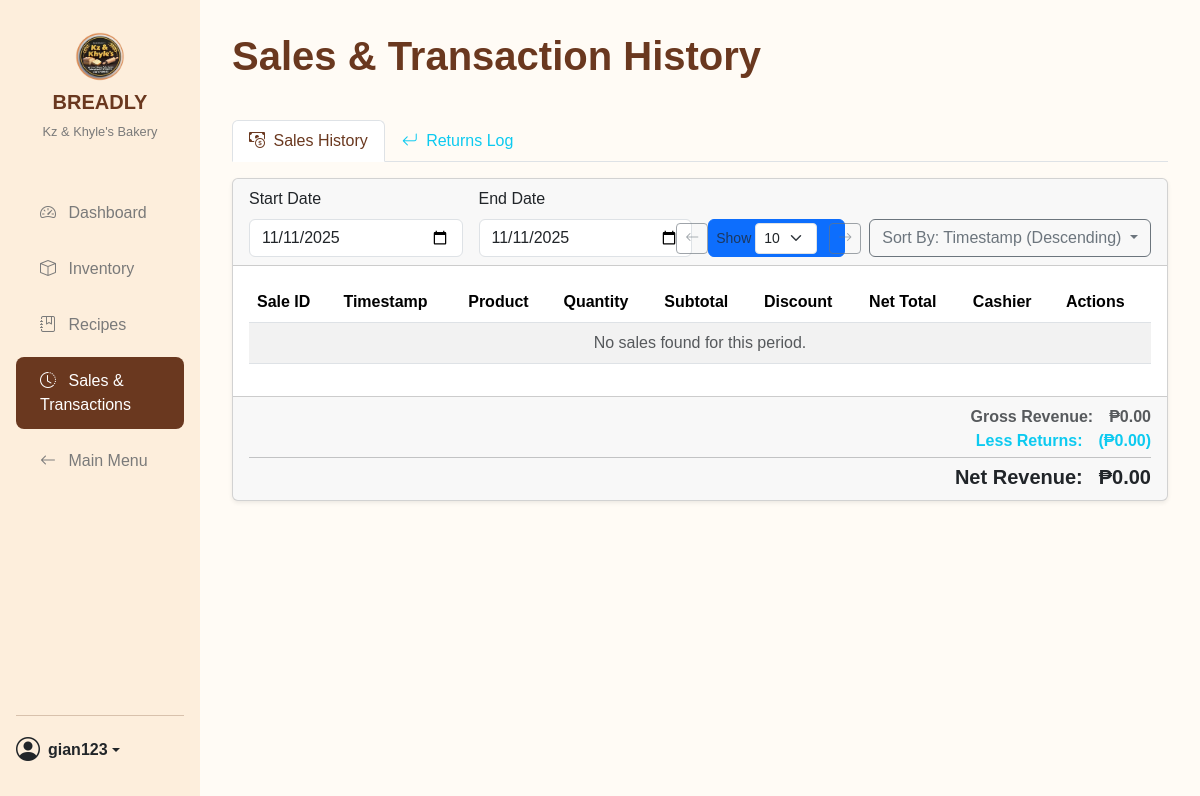
The page /nav/sales_history.php (signed in) on the database as committed earlier.
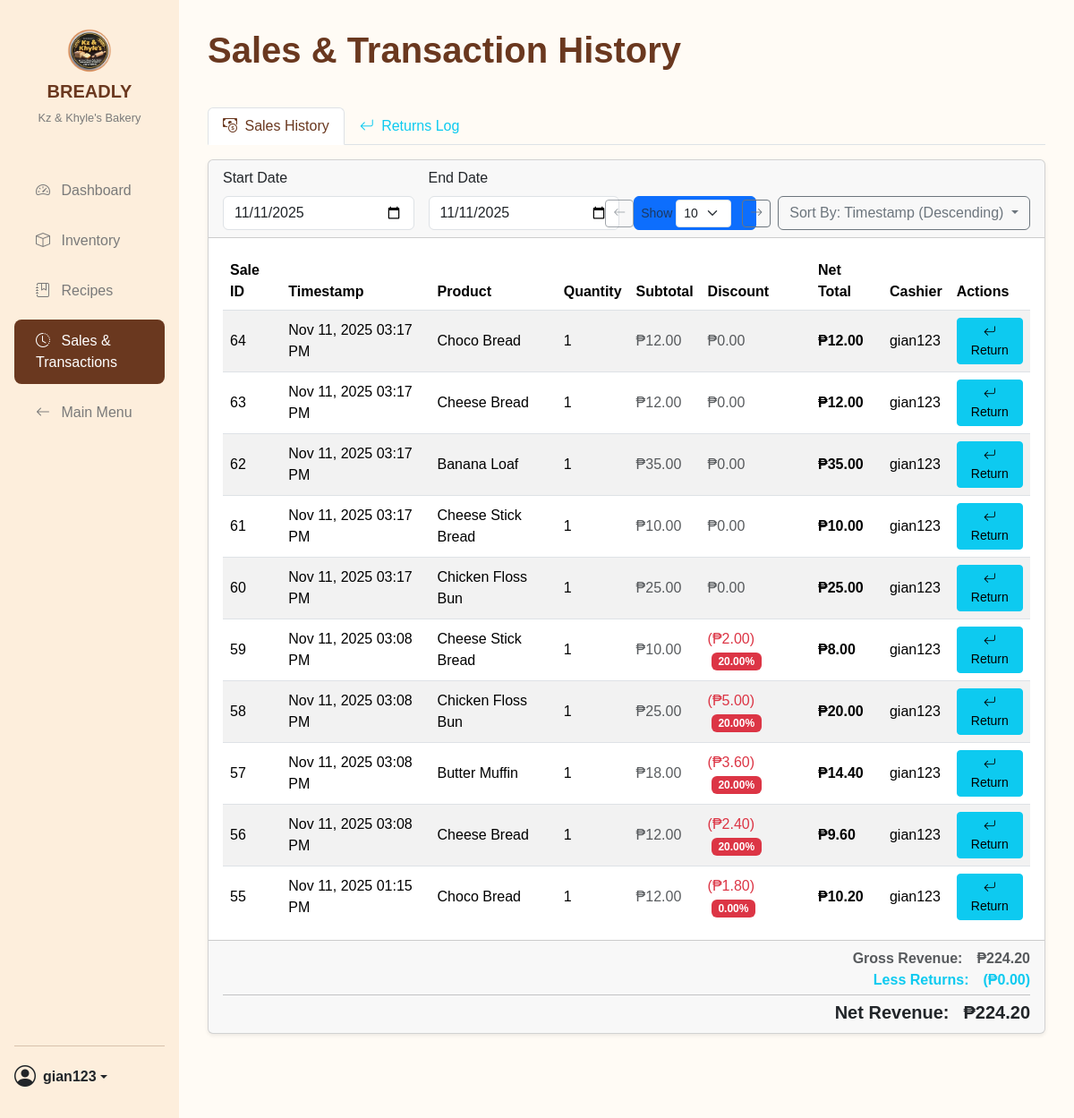
The same page on the database as committed later.
### tables this page shows
CREATE TABLE `sales` (
  `sale_id` int(11) NOT NULL,
  `product_id` int(11) DEFAULT NULL,
  `user_id` int(11) DEFAULT NULL,
  `qty_sold` int(11) DEFAULT NULL,
  `total_price` decimal(10,2) DEFAULT NULL,
  `discount_percent` decimal(5,2) NOT NULL DEFAULT 0.00,
  `qty_returned` int(11) NOT NULL DEFAULT 0,
  `timestamp` datetime DEFAULT current_timestamp() COMMENT 'Was DATE, now DATETIME'
);

CREATE TABLE `products` (
  `product_id` int(11) NOT NULL,
  `name` varchar(100) NOT NULL,
  `price` decimal(10,2) NOT NULL,
  `image_url` varchar(255) DEFAULT NULL,
  `status` enum('available','recalled','discontinued') NOT NULL DEFAULT 'available',
  `stock_qty` int(11) DEFAULT 0,
  `stock_unit` varchar(20) NOT NULL DEFAULT 'pcs',
  `is_sellable` tinyint(1) NOT NULL DEFAULT 1 COMMENT '1 = Appears on POS, 0 = Intermediate product',
  `batch_size` int(11) NOT NULL DEFAULT 1 COMMENT 'Number of units produced per recipe'
);

CREATE TABLE `users` (
  `user_id` int(11) NOT NULL,
  `username` varchar(100) NOT NULL,
  `password` varchar(255) DEFAULT NULL,
  `role` enum('manager','cashier') NOT NULL,
  `email` varchar(150) DEFAULT NULL,
  `phone_number` varchar(11) DEFAULT NULL,
  `enable_daily_report` tinyint(1) NOT NULL DEFAULT 0 COMMENT 'For daily SMS reports',
  `created_at` timestamp NOT NULL DEFAULT current_timestamp()
);

### db_connection.php (called while the page is built, shortened)
<?php
class Database {
    private $host = 'localhost';
    private $db_name = 'bakery';
    private $username = 'root';
    private $password = '';
    private $conn;
    private function connect() {
        try {
            $this->conn = new PDO(
                "mysql:host={$this->host};dbname={$this->db_name};charset=utf8mb4",
                $this->username,
                $this->password
            );
            $this->conn->setAttribute(PDO::ATTR_ERRMODE, PDO::ERRMODE_EXCEPTION);
        } catch (PDOException $e) {
            die("Connection failed: " . $e->getMessage());
        }
    }
    public function getConnection() {
        return $this->conn;
    }
}
?>

### src/SalesManager.php (called while the page is built, shortened)
<?php
require_once '../db_connection.php';
class SalesManager {
    private $conn;
    public function __construct() {
        $db = new Database();
        $this->conn = $db->getConnection();
    }
    public function getSalesHistory($date_start, $date_end, $sort_column, $sort_direction) {
        try {
            $stmt = $this->conn->prepare("CALL ReportGetSalesHistory(?, ?, ?, ?)");
            $stmt->execute([$date_start, $date_end, $sort_column, $sort_direction]);
            return $stmt->fetchAll(PDO::FETCH_ASSOC);
        } catch (PDOException $e) {
            return [];
        }
    }
}
?>

### nav/sales_history.php (the view, shortened to what the rows shown need)
<?php
require_once "../src/SalesManager.php";
$salesManager = new SalesManager();
$date_start = $_GET["date_start"] ?? date("Y-m-d");
$date_end = $_GET["date_end"] ?? date("Y-m-d");
$active_tab = $_GET["active_tab"] ?? "sales";
$sort_column = $_GET["sort"] ?? "date";
$sort_direction = $_GET["order"] ?? "DESC";
$sales = $salesManager->getSalesHistory(
    $date_start,
    $date_end,
    $sort_column,
    $sort_direction
);
?>
<!DOCTYPE html>
<html lang="en">
<head>
    <link href="https://cdn.jsdelivr.net/npm/bootstrap@5.3.3/dist/css/bootstrap.min.css" rel="stylesheet">
    <link rel="stylesheet" href="https://cdn.jsdelivr.net/npm/bootstrap-icons@1.11.3/font/bootstrap-icons.css">
    <link rel="stylesheet" href="../styles/global.css">
    <link rel="stylesheet" href="../styles/dashboard.css">
</head>
<body class="dashboard">
<div class="container-fluid">
    <div class="row">
        <main class="col-lg-10 col-md-9 main-content">
            <div class="header">
                <h1>Sales & Transaction History</h1>
            </div>
            <div class="tab-content" id="historyTabContent">
                <div class="tab-pane fade <?php echo $active_tab === "sales"
                    ? "show active"
                    : ""; ?>" id="sales-pane" role="tabpanel">
                    <div class="card shadow-sm mt-3">
                        <div class="card-body">
                            <div class="table-responsive">
                                <table class="table table-striped table-hover align-middle">
                                    <thead>
                                        <tr>
                                            <th>Sale ID</th>
                                            <th>Timestamp</th>
                                            <th>Product</th>
                                            <th>Quantity</th>
                                            <th>Subtotal</th>
                                            <th>Discount</th>
                                            <th>Net Total</th>
                                            <th>Cashier</th>
                                            <th>Actions</th>
                                        </tr>
                                    </thead>
                                    <tbody id="sales-table-body">
                                        <?php if (empty($sales)): ?>
                                            <tr>
                                                <td colspan="9" class="text-center text-muted">No sales found for this period.</td> </tr>
                                        <?php else: ?>
                                            <?php foreach ($sales as $sale): ?>
                                            <?php $qty_available_to_return =
                                                $sale["qty_sold"] -
                                                $sale["qty_returned"]; ?>
                                            <tr>
                                                <td><?php echo $sale[
                                                    "sale_id"
                                                ]; ?></td>
                                                <td><?php echo htmlspecialchars(
                                                    date(
                                                        "M d, Y h:i A",
                                                        strtotime($sale["date"])
                                                    )
                                                ); ?></td>
                                                <td><?php echo htmlspecialchars(
                                                    $sale["product_name"]
                                                ); ?></td>
                                                <td>
                                                    <?php echo htmlspecialchars(
                                                        $sale["qty_sold"]
                                                    ); ?>
                                                </td>
                                                <td class="text-muted">₱<?php echo htmlspecialchars(
                                                    number_format(
                                                        $sale["subtotal"],
                                                        2
                                                    )
                                                ); ?></td>
                                                <td class="text-danger">
                                                    <?php if (isset($sale["discount_amount"]) && $sale["discount_amount"] > 0.005): ?>
                                                        (₱<?php echo htmlspecialchars(number_format($sale["discount_amount"], 2)); ?>)
                                                        <span class="badge bg-danger ms-1"><?php echo htmlspecialchars($sale["discount_percent"]); ?>%</span>
                                                    <?php else: ?>
                                                        <span class="text-muted">₱0.00</span>
                                                    <?php endif; ?>
                                                </td>
                                                <td><strong>₱<?php echo htmlspecialchars(
                                                    number_format(
                                                        $sale["total_price"],
                                                        2
                                                    )
                                                ); ?></strong></td>
                                                <td><?php echo htmlspecialchars(
                                                    $sale["cashier_username"]
                                                ); ?></td>
                                                <td>
                                                    <button class="btn btn-info btn-sm"
                                                            data-bs-toggle="modal"
                                                            data-bs-target="#returnSaleModal"
                                                            data-sale-id="<?php echo $sale[
                                                                "sale_id"
                                                            ]; ?>"
                                                            data-product-name="<?php echo htmlspecialchars(
                                                                $sale[
                                                                    "product_name"
                                                                ]
                                                            ); ?>"
                                                            data-qty-available="<?php echo $qty_available_to_return; ?>"
                                                            data-sale-date="<?php echo htmlspecialchars(
                                                                date(
                                                                    "M d, Y h:i A",
                                                                    strtotime(
                                                                        $sale[
                                                                            "date"
                                                                        ]
                                                                    )
                                                                )
                                                            ); ?>"
                                                            <?php if (
                                                                $qty_available_to_return <=
                                                                0
                                                            ) {
                                                                echo "disabled";
                                                            } ?>>
                                                        <i class="bi bi-arrow-return-left"></i>
                                                        <?php echo $qty_available_to_return <=
                                                        0
                                                            ? "Returned"
                                                            : "Return"; ?>
                                                    </button>
                                                </td>
                                            </tr>
                                            <?php endforeach; ?>
                                        <?php endif; ?>
                                    </tbody>
                                </table>
                            </div>
                        </div>
                        </div>
                </div> <div class="tab-pane fade <?php echo $active_tab ===
                "returns"
                    ? "show active"
                    : ""; ?>" id="returns-pane" role="tabpanel">
                </div>
                </div> </main>
    </div>
</div>
</body>
</html>

Rows that differ between the two databases and show on the page:
added sales: sale_id "64", timestamp "Nov 11, 2025 03:17 PM", product.name "Choco Bread", qty_sold "1", subtotal "12.00", shows "₱0.00", total_price "12.00", user.username "gian123", qty_returned "Return"
added sales: sale_id "63", timestamp "Nov 11, 2025 03:17 PM", product.name "Cheese Bread", qty_sold "1", subtotal "12.00", shows "₱0.00", total_price "12.00", user.username "gian123", qty_returned "Return"
added sales: sale_id "62", timestamp "Nov 11, 2025 03:17 PM", product.name "Banana Loaf", qty_sold "1", subtotal "35.00", shows "₱0.00", total_price "35.00", user.username "gian123", qty_returned "Return"
added sales: sale_id "61", timestamp "Nov 11, 2025 03:17 PM", product.name "Cheese Stick Bread", qty_sold "1", subtotal "10.00", shows "₱0.00", total_price "10.00", user.username "gian123", qty_returned "Return"
added sales: sale_id "60", timestamp "Nov 11, 2025 03:17 PM", product.name "Chicken Floss Bun", qty_sold "1", subtotal "25.00", shows "₱0.00", total_price "25.00", user.username "gian123", qty_returned "Return"
added sales: sale_id "59", timestamp "Nov 11, 2025 03:08 PM", product.name "Cheese Stick Bread", qty_sold "1", subtotal "10.00", discount_amount "2.00", discount_percent "20.00", total_price "8.00", user.username "gian123", qty_returned "Return"
added sales: sale_id "58", timestamp "Nov 11, 2025 03:08 PM", product.name "Chicken Floss Bun", qty_sold "1", subtotal "25.00", discount_amount "5.00", discount_percent "20.00", total_price "20.00", user.username "gian123", qty_returned "Return"
added sales: sale_id "57", timestamp "Nov 11, 2025 03:08 PM", product.name "Butter Muffin", qty_sold "1", subtotal "18.00", discount_amount "3.60", discount_percent "20.00", total_price "14.40", user.username "gian123", qty_returned "Return"
added sales: sale_id "56", timestamp "Nov 11, 2025 03:08 PM", product.name "Cheese Bread", qty_sold "1", subtotal "12.00", discount_amount "2.40", discount_percent "20.00", total_price "9.60", user.username "gian123", qty_returned "Return"
added sales: sale_id "55", timestamp "Nov 11, 2025 01:15 PM", product.name "Choco Bread", qty_sold "1", subtotal "12.00", discount_amount "1.80", discount_percent "0.00", total_price "10.20", user.username "gian123", qty_returned "Return"
Other text that changed with them:
$total_sales_revenue: "0.00" → "224.20"
$net_revenue: "0.00" → "224.20"
text no longer shown: "No sales found for this period."
